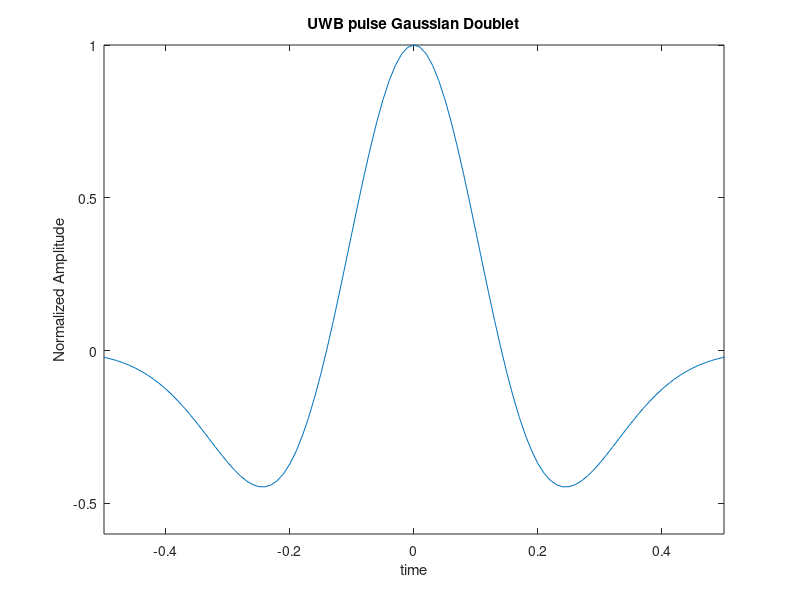

Write the MATLAB code that produced this figure.
clc; clear all; close all
% tao_m=input('Enter tao_m	'); 
tao_m=0.5
t=-5:.01:5;
op1=(1-4*pi*(t/tao_m).^2); for i=1:1001
op2(1,i)=exp(-2*pi*(t(i)/tao_m)^2);
%	f(1,i)=1/t(1,i);
end 
op=op1.*op2; plot(t,op)
xlabel('time');
ylabel('Normalized Amplitude'); 
title('UWB pulse Gaussian Doublet');
axis([-0.5 0.5 -0.6 1])
